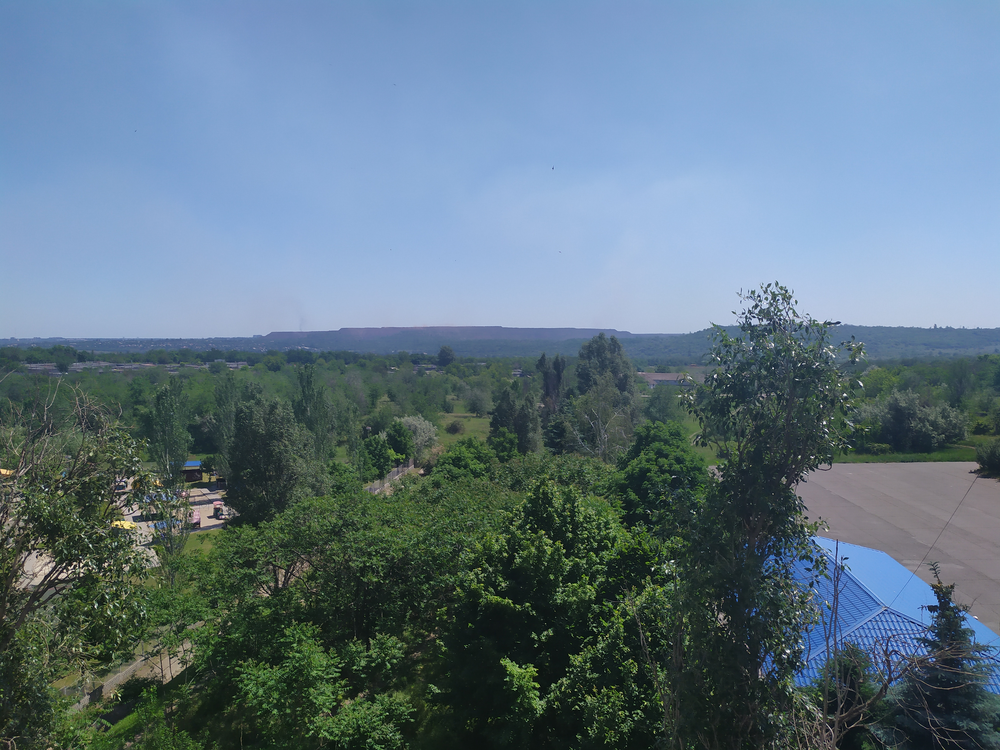
#> input picture images/Home3/left.png, 1000 x 750 px
$ python lab5.py   (older library calls are emulated)
#> lines starting #> are read from the running program, lines starting #| are printed output that depends on the picture
### lab2.py
import matplotlib
import numpy as np
from scipy.linalg import null_space

matplotlib.use("TKAgg")
import matplotlib.pyplot as plt
from matplotlib.collections import LineCollection
import os


# [83 lines left out: functions ransac, create_point_correspondences, calculate_fundamental_matrix, not called in this run]


def visualize_correspondences(left, right, X1, X2, title="Point correspondences"):
    _, W, _ = left.shape
    fig, ax = plt.subplots()
    ax.set_title(title)
    plt.imshow(np.concatenate((left, right), axis=1))
    line_segments = LineCollection([[X1[i], np.array([W, 0]) + X2[i]] for i in range(X1.shape[0])],
                                   colors='yellow')
    ax.add_collection(line_segments)
    plt.show()


# [32 lines left out: function visualize_epipolar_lines, not called in this run]


# [8 lines that do not run on import are left out]

### lab5.py

import numpy as np
import matplotlib
from scipy.linalg import null_space
from lab2 import visualize_correspondences

matplotlib.use("TKAgg")
import matplotlib.pyplot as plt
import matplotlib.image as mpimg

plt.rcParams['figure.figsize'] = 20, 20

# load images
left = mpimg.imread('images/Home3/left.png')
#> left is the input picture: shape (750, 1000, 3) float32; mean R, G, B 0.378, 0.463, 0.52
right = mpimg.imread('images/Home3/right.png')
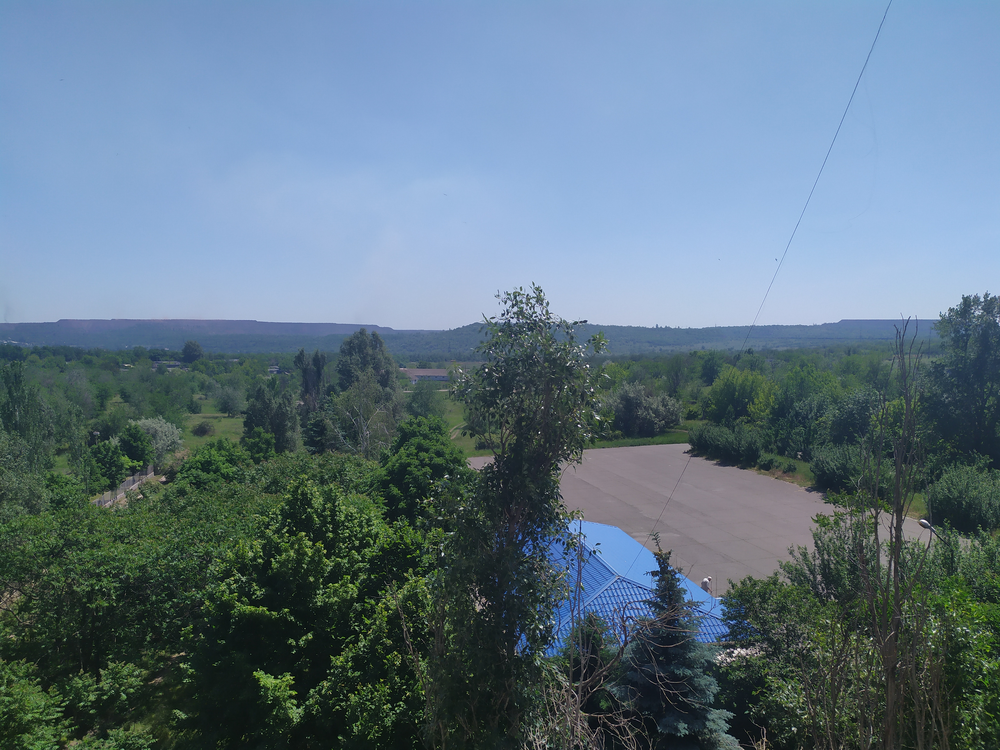
#> input picture images/Home3/right.png, 1000 x 750 px
#> right is the input picture: shape (750, 1000, 3) float32; mean R, G, B 0.375, 0.458, 0.516
assert left.shape == right.shape, 'Images have different size'
print('Loaded images. Image shape: ', left.shape)
#| Loaded images. Image shape:  (750, 1000, 3)
left = (left * 255.0).astype(np.int32)
right = (right * 255.0).astype(np.int32)
H, W, C = left.shape
#> H = 750; W = 1000; C = 3

# manual correspondences (X1 - left image coordinates, X2 - right image coordinates)
X1 = np.array([[883, 607], [980, 466], [367, 430], [631, 334]])
X2 = np.array([[619, 576], [693, 446], [97, 434], [393, 330]])
visualize_correspondences(left, right, X1, X2)
#> in visualize_correspondences, `plt.show()`:
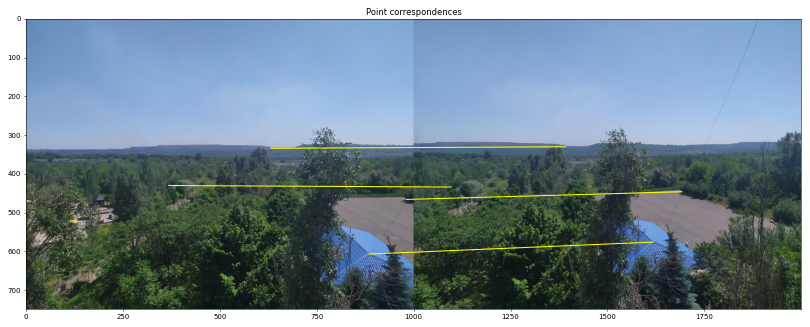
#> figure drawn by matplotlib, 1 panel

X1 = np.append(X1, np.ones([X1.shape[0], 1], dtype=np.int32), axis=1)
X2 = np.append(X2, np.ones([X2.shape[0], 1], dtype=np.int32), axis=1)
X = np.zeros((8, 9))
for i in range(4):
    X[2 * i, :] = np.concatenate((-X2[i, :], np.zeros(3), X1[i, 0] * X2[i, :]))
    X[2 * i + 1, :] = np.concatenate((np.zeros(3), -X2[i, :], X1[i, 1] * X2[i, :]))
homography = null_space(X).reshape(3, 3)
homography_inv = np.linalg.inv(homography)

new_img = np.concatenate((left, np.zeros_like(left)), axis=1)
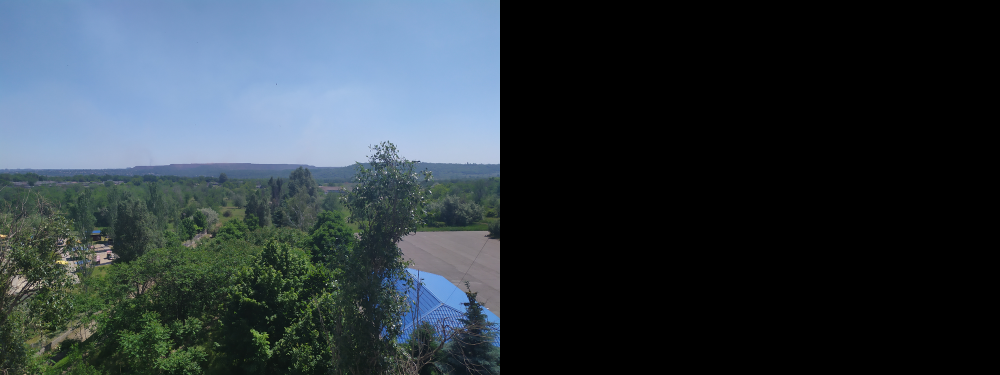
#> new_img: shape (750, 2000, 3) int32 (shown at 1/2 size); mean R, G, B 48.1, 59, 66.3
print('Concatenating images ..........................')
for y in range(H):
    for x in range(2*W):
        coord = np.dot(homography_inv, [x, y, 1])
        coord = np.round((coord / coord[2]))[:2].astype(np.int32)
        if 0 <= coord[0] < W and 0 <= coord[1] < H:
            if x >= W:
                new_img[y, x, :] = right[coord[1], coord[0], :]
            else:
                new_img[y, x, :] = (new_img[y, x, :] + right[coord[1], coord[0], :]) / 2
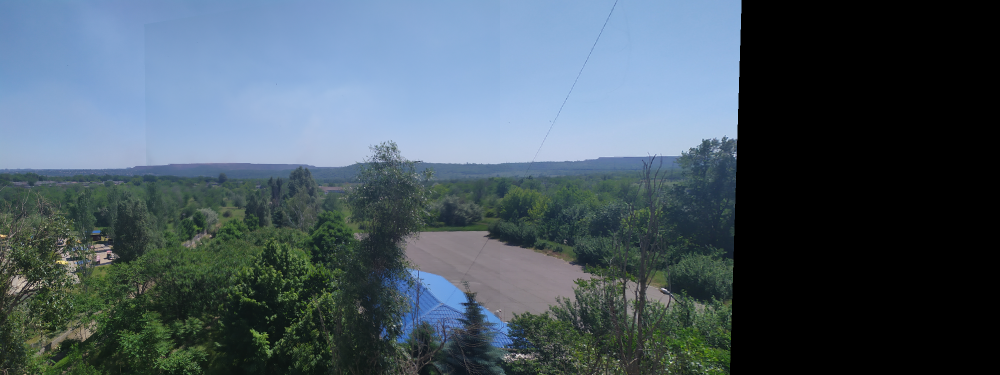
#> new_img: shape (750, 2000, 3) int32 (shown at 1/2 size); mean R, G, B 72.5, 88.1, 99

plt.figure()
plt.imshow(new_img)
plt.savefig('test.png')
plt.show()
